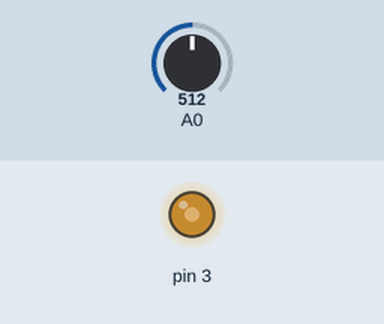
Recording of a sketch running on a simulated Arduino Uno, built with avr-gcc and run on an emulated ATmega328P. Parts: output pins drawn as LEDs (lit = HIGH). The inputs (shaded band) are chosen by the test bench; at power-on: A0 = 512.

Above: at 1.2 s.
1.3 s: A0 set to 716
At 2.3 s:
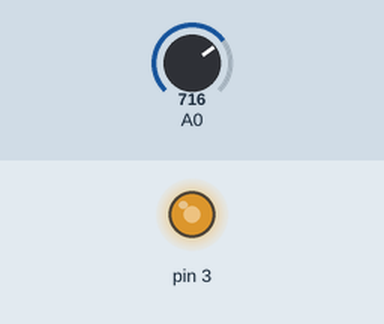
2.8 s: A0 set to 900
At 3.3 s:
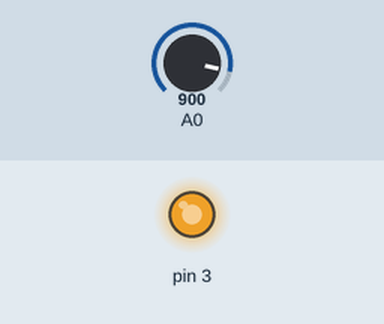
4.3 s: A0 set to 122
At 4.7 s:
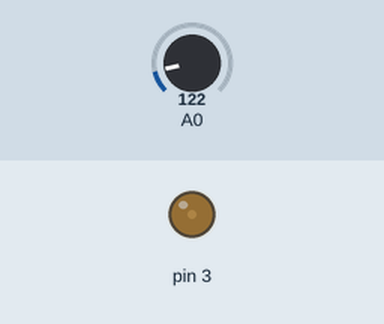
Timing chart, 0 to 7.3 s (numbered marks = the images above; inputs shaded):
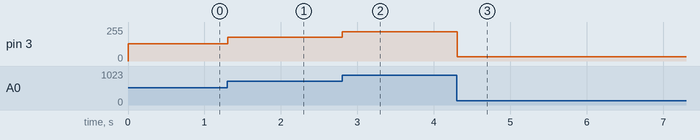

Measured:
- after the input at 1.3 s, pin 3: 128/255 → 177/255 at once
- after the input at 2.8 s, pin 3: 177/255 → 219/255 at once
- after the input at 4.3 s, pin 3: 219/255 → 33/255 at once

The sketch:

stroboscope-100hz.ino
```cpp
void setup() {
  // put your setup code here, to run once:
//Initialize Timer2
  TCCR2A = 0;
  TCCR2B = 0;
  TCNT2 = 0;

  // Set OC2B for Compare Match (digital pin3)
  pinMode(3, OUTPUT);
  bitSet(TCCR2A, COM2B1);//clear OC2B on up count compare match
  //set OC2B on down count compare match

  // Set mode 5-- Phase correct PWM to OCR2A counts up and down
  bitSet(TCCR2A, WGM20);
  bitSet(TCCR2B, WGM22);

  // Set up /1024 prescale
  bitSet(TCCR2B, CS20);
  bitSet(TCCR2B, CS21);
  bitSet(TCCR2B, CS22);

  OCR2A = 78; //Sets freq 100Hz
  //Timer 2 counts up and down for 156 total counts
  //156 x 1024 x.0625 = 9.98ms ~ 100 Hz

  //duty cycle is set by OCR2B value
  //valid values 1-77
  //change it in loop to vary duty cycle
  OCR2B = 38;//50% duty cycle

}

void loop() {
  OCR2B = map(analogRead(A0),0,1024,1,77);
  // put your main code here, to run repeatedly:

}
```
